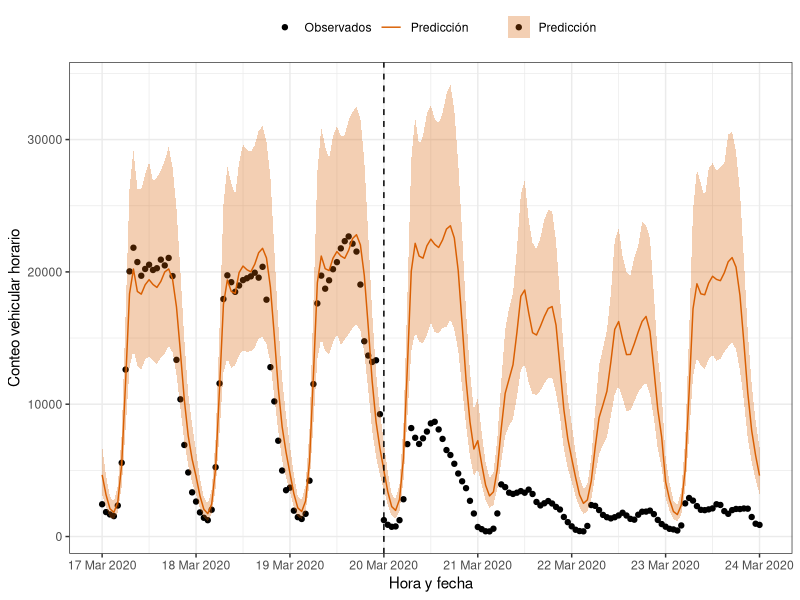

Write R code to recreate this figure.
#### Resultados modelo 1:

library(tidyverse)
library(data.table)


datos <- fread("Datos/df_prophet_prediccion.csv")

#datos[, ds := as_datetime(ds)]

plot.prediccion.vehiculos <- datos[between(ds, as.Date("2020-03-17"), as.Date("2020-03-24"))] %>%
  ggplot(aes(x = ds, fill = "Predicción")) +
  geom_point(aes(y = y, col = "Observados")) +
  geom_ribbon(aes(ymin = yhat_lower, ymax = yhat_upper), alpha = 0.3) +
  geom_line(aes(y = yhat, col = "Predicción")) +
  theme_bw() +
  scale_fill_manual(name = "", values = c("Predicción" = "#D95F02", "Observados" = "transparent")) +
  scale_color_manual(name = "", values = c("Predicción" = "#D95F02", "Observados" = "black")) +
  geom_vline(xintercept = as_datetime("2020-03-20"), linetype = "dashed") +
  labs(x = "Hora y fecha", y = "Conteo vehicular horario") +
  theme(legend.position = "top") +
  scale_x_datetime(date_breaks = "1 day", labels = function(x) format(x, "%d %b %Y"))

ggsave("Figuras/Modelo_1/Prediccion_m1.png", plot.prediccion.vehiculos, width = 10, height = 6)  
